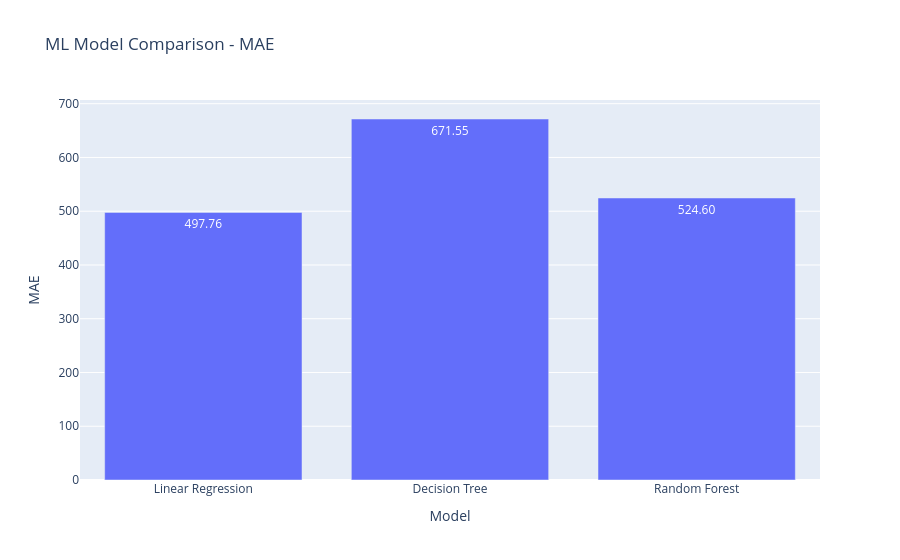

Notebook code for this chart:
### Code cell
#ML section
fig = px.bar(
    results,
    x="Model",
    y="MAE",
    title="ML Model Comparison - MAE",
    text_auto=".2f"
)

fig.show()

### Figure 1 — Plotly figure (JSON) as saved in the notebook; plotly's stock layout.template omitted (floating-point values rounded to 4 significant figures)
{"data": [{"alignmentgroup": "True", "hovertemplate": "Model=%{x}<br>MAE=%{y}<extra></extra>", "legendgroup": "", "marker": {"color": "#636efa", "pattern": {"shape": ""}}, "name": "", "offsetgroup": "", "orientation": "v", "showlegend": false, "textposition": "auto", "texttemplate": "%{y:.2f}", "type": "bar", "x": ["Linear Regression", "Decision Tree", "Random Forest"], "xaxis": "x", "y": [497.8, 671.5, 524.6], "yaxis": "y"}], "layout": {"autosize": true, "barmode": "relative", "legend": {"tracegroupgap": 0}, "title": {"text": "ML Model Comparison - MAE"}, "xaxis": {"anchor": "y", "autorange": true, "domain": [0, 1], "range": [-0.5, 2.5], "title": {"text": "Model"}, "type": "category"}, "yaxis": {"anchor": "x", "autorange": true, "domain": [0, 1], "range": [0, 706.9], "title": {"text": "MAE"}, "type": "linear"}}}
